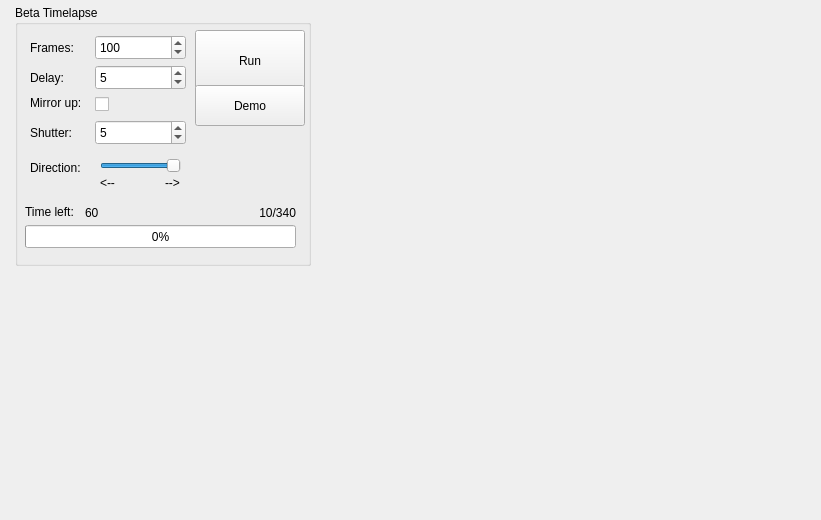
<?xml version="1.0" encoding="UTF-8"?>
<ui version="4.0">
 <class>timelapse</class>
 <widget class="QWidget" name="timelapse">
  <property name="geometry">
   <rect>
    <x>0</x>
    <y>0</y>
    <width>821</width>
    <height>520</height>
   </rect>
  </property>
  <property name="windowTitle">
   <string>Form</string>
  </property>
  <widget class="QGroupBox" name="tilmelapseBox">
   <property name="geometry">
    <rect>
     <x>15</x>
     <y>5</y>
     <width>296</width>
     <height>261</height>
    </rect>
   </property>
   <property name="title">
    <string>Beta Timelapse</string>
   </property>
   <widget class="QPushButton" name="tlRunButton">
    <property name="geometry">
     <rect>
      <x>180</x>
      <y>25</y>
      <width>110</width>
      <height>61</height>
     </rect>
    </property>
    <property name="text">
     <string>Run</string>
    </property>
   </widget>
   <widget class="QPushButton" name="tlDemoButton">
    <property name="geometry">
     <rect>
      <x>180</x>
      <y>80</y>
      <width>110</width>
      <height>41</height>
     </rect>
    </property>
    <property name="text">
     <string>Demo</string>
    </property>
   </widget>
   <widget class="QProgressBar" name="tlProgress">
    <property name="geometry">
     <rect>
      <x>10</x>
      <y>220</y>
      <width>271</width>
      <height>23</height>
     </rect>
    </property>
    <property name="maximum">
     <number>1000</number>
    </property>
    <property name="value">
     <number>0</number>
    </property>
   </widget>
   <widget class="QSpinBox" name="tlFramesInput">
    <property name="geometry">
     <rect>
      <x>80</x>
      <y>30</y>
      <width>91</width>
      <height>25</height>
     </rect>
    </property>
    <property name="maximum">
     <number>10000</number>
    </property>
    <property name="value">
     <number>100</number>
    </property>
   </widget>
   <widget class="QSpinBox" name="tlDelayInput">
    <property name="geometry">
     <rect>
      <x>80</x>
      <y>60</y>
      <width>91</width>
      <height>25</height>
     </rect>
    </property>
    <property name="maximum">
     <number>1000</number>
    </property>
    <property name="value">
     <number>5</number>
    </property>
   </widget>
   <widget class="QLabel" name="label_3">
    <property name="geometry">
     <rect>
      <x>15</x>
      <y>35</y>
      <width>56</width>
      <height>16</height>
     </rect>
    </property>
    <property name="text">
     <string>Frames:</string>
    </property>
   </widget>
   <widget class="QLabel" name="label_4">
    <property name="geometry">
     <rect>
      <x>15</x>
      <y>65</y>
      <width>56</width>
      <height>16</height>
     </rect>
    </property>
    <property name="text">
     <string>Delay:</string>
    </property>
   </widget>
   <widget class="QLabel" name="label_5">
    <property name="geometry">
     <rect>
      <x>15</x>
      <y>155</y>
      <width>56</width>
      <height>16</height>
     </rect>
    </property>
    <property name="text">
     <string>Direction:</string>
    </property>
   </widget>
   <widget class="QSlider" name="tlDirectionInput">
    <property name="geometry">
     <rect>
      <x>85</x>
      <y>150</y>
      <width>81</width>
      <height>22</height>
     </rect>
    </property>
    <property name="maximum">
     <number>1</number>
    </property>
    <property name="value">
     <number>1</number>
    </property>
    <property name="orientation">
     <enum>Qt::Horizontal</enum>
    </property>
    <property name="invertedAppearance">
     <bool>false</bool>
    </property>
    <property name="invertedControls">
     <bool>false</bool>
    </property>
   </widget>
   <widget class="QLabel" name="label_6">
    <property name="geometry">
     <rect>
      <x>85</x>
      <y>170</y>
      <width>21</width>
      <height>16</height>
     </rect>
    </property>
    <property name="text">
     <string>&lt;--</string>
    </property>
   </widget>
   <widget class="QLabel" name="label_7">
    <property name="geometry">
     <rect>
      <x>150</x>
      <y>170</y>
      <width>16</width>
      <height>16</height>
     </rect>
    </property>
    <property name="text">
     <string>--&gt;</string>
    </property>
   </widget>
   <widget class="QCheckBox" name="tlMirrorupInput">
    <property name="geometry">
     <rect>
      <x>80</x>
      <y>90</y>
      <width>21</width>
      <height>18</height>
     </rect>
    </property>
    <property name="text">
     <string/>
    </property>
   </widget>
   <widget class="QLabel" name="label_8">
    <property name="geometry">
     <rect>
      <x>15</x>
      <y>90</y>
      <width>56</width>
      <height>16</height>
     </rect>
    </property>
    <property name="text">
     <string>Mirror up:</string>
    </property>
   </widget>
   <widget class="QSpinBox" name="tlShutterDelayInput">
    <property name="geometry">
     <rect>
      <x>80</x>
      <y>115</y>
      <width>91</width>
      <height>25</height>
     </rect>
    </property>
    <property name="maximum">
     <number>60</number>
    </property>
    <property name="value">
     <number>5</number>
    </property>
   </widget>
   <widget class="QLabel" name="label_10">
    <property name="geometry">
     <rect>
      <x>15</x>
      <y>120</y>
      <width>56</width>
      <height>16</height>
     </rect>
    </property>
    <property name="text">
     <string>Shutter:</string>
    </property>
   </widget>
   <widget class="QLabel" name="label">
    <property name="geometry">
     <rect>
      <x>10</x>
      <y>200</y>
      <width>56</width>
      <height>13</height>
     </rect>
    </property>
    <property name="text">
     <string>Time left:</string>
    </property>
   </widget>
   <widget class="QLabel" name="tlTimeleftOutput">
    <property name="geometry">
     <rect>
      <x>70</x>
      <y>200</y>
      <width>36</width>
      <height>16</height>
     </rect>
    </property>
    <property name="text">
     <string>60</string>
    </property>
   </widget>
   <widget class="QLabel" name="tlCounteOutput">
    <property name="geometry">
     <rect>
      <x>210</x>
      <y>200</y>
      <width>71</width>
      <height>16</height>
     </rect>
    </property>
    <property name="text">
     <string>10/340</string>
    </property>
    <property name="alignment">
     <set>Qt::AlignRight|Qt::AlignTrailing|Qt::AlignVCenter</set>
    </property>
   </widget>
  </widget>
 </widget>
 <resources/>
 <connections/>
</ui>
